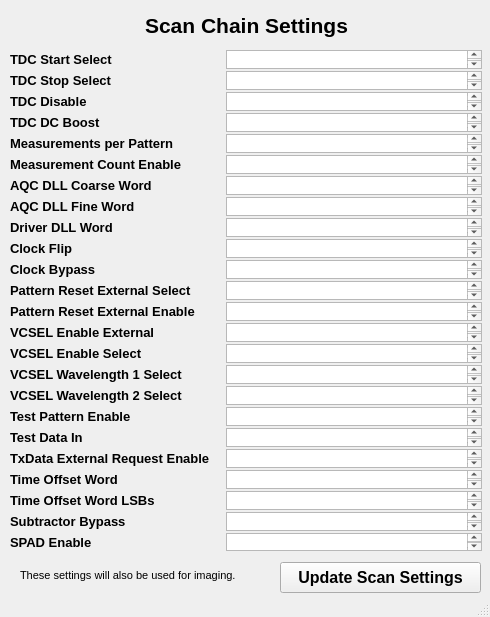
<?xml version="1.0" encoding="UTF-8"?>
<ui version="4.0">
 <class>MainWindow</class>
 <widget class="QMainWindow" name="MainWindow">
  <property name="geometry">
   <rect>
    <x>0</x>
    <y>0</y>
    <width>490</width>
    <height>617</height>
   </rect>
  </property>
  <property name="windowTitle">
   <string>MainWindow</string>
  </property>
  <widget class="QWidget" name="centralwidget">
   <widget class="QLabel" name="scanSettingsLabel">
    <property name="geometry">
     <rect>
      <x>6</x>
      <y>10</y>
      <width>481</width>
      <height>31</height>
     </rect>
    </property>
    <property name="font">
     <font>
      <pointsize>16</pointsize>
      <weight>75</weight>
      <bold>true</bold>
     </font>
    </property>
    <property name="text">
     <string>Scan Chain Settings</string>
    </property>
    <property name="alignment">
     <set>Qt::AlignCenter</set>
    </property>
   </widget>
   <widget class="QPushButton" name="updateScanSettingsButton">
    <property name="geometry">
     <rect>
      <x>280</x>
      <y>562</y>
      <width>201</width>
      <height>31</height>
     </rect>
    </property>
    <property name="font">
     <font>
      <pointsize>12</pointsize>
      <weight>75</weight>
      <bold>true</bold>
     </font>
    </property>
    <property name="text">
     <string>Update Scan Settings</string>
    </property>
   </widget>
   <widget class="QLabel" name="InfoLabel">
    <property name="geometry">
     <rect>
      <x>20</x>
      <y>560</y>
      <width>221</width>
      <height>31</height>
     </rect>
    </property>
    <property name="font">
     <font>
      <pointsize>8</pointsize>
     </font>
    </property>
    <property name="text">
     <string>These settings will also be used for imaging.</string>
    </property>
   </widget>
   <widget class="QWidget" name="">
    <property name="geometry">
     <rect>
      <x>10</x>
      <y>50</y>
      <width>472</width>
      <height>501</height>
     </rect>
    </property>
    <layout class="QVBoxLayout" name="verticalLayout">
     <property name="spacing">
      <number>2</number>
     </property>
     <item>
      <layout class="QHBoxLayout" name="horizontalLayout">
       <item>
        <widget class="QLabel" name="TDCStartSelectLabel">
         <property name="sizePolicy">
          <sizepolicy hsizetype="Expanding" vsizetype="Expanding">
           <horstretch>0</horstretch>
           <verstretch>0</verstretch>
          </sizepolicy>
         </property>
         <property name="font">
          <font>
           <pointsize>10</pointsize>
           <weight>75</weight>
           <bold>true</bold>
          </font>
         </property>
         <property name="text">
          <string>TDC Start Select</string>
         </property>
        </widget>
       </item>
       <item>
        <widget class="QPlainTextEdit" name="TDCStartSelectTextEdit">
         <property name="sizePolicy">
          <sizepolicy hsizetype="Preferred" vsizetype="Preferred">
           <horstretch>0</horstretch>
           <verstretch>0</verstretch>
          </sizepolicy>
         </property>
        </widget>
       </item>
      </layout>
     </item>
     <item>
      <layout class="QHBoxLayout" name="horizontalLayout_3">
       <item>
        <widget class="QLabel" name="TDCStopSelectLabel">
         <property name="sizePolicy">
          <sizepolicy hsizetype="Expanding" vsizetype="Expanding">
           <horstretch>0</horstretch>
           <verstretch>0</verstretch>
          </sizepolicy>
         </property>
         <property name="font">
          <font>
           <pointsize>10</pointsize>
           <weight>75</weight>
           <bold>true</bold>
          </font>
         </property>
         <property name="text">
          <string>TDC Stop Select</string>
         </property>
        </widget>
       </item>
       <item>
        <widget class="QPlainTextEdit" name="TDCStopSelectTextEdit">
         <property name="sizePolicy">
          <sizepolicy hsizetype="Preferred" vsizetype="Preferred">
           <horstretch>0</horstretch>
           <verstretch>0</verstretch>
          </sizepolicy>
         </property>
        </widget>
       </item>
      </layout>
     </item>
     <item>
      <layout class="QHBoxLayout" name="horizontalLayout_4">
       <item>
        <widget class="QLabel" name="TDCDisableLabel">
         <property name="sizePolicy">
          <sizepolicy hsizetype="Expanding" vsizetype="Expanding">
           <horstretch>0</horstretch>
           <verstretch>0</verstretch>
          </sizepolicy>
         </property>
         <property name="font">
          <font>
           <pointsize>10</pointsize>
           <weight>75</weight>
           <bold>true</bold>
          </font>
         </property>
         <property name="text">
          <string>TDC Disable</string>
         </property>
        </widget>
       </item>
       <item>
        <widget class="QPlainTextEdit" name="TDCDisableTextEdit">
         <property name="sizePolicy">
          <sizepolicy hsizetype="Preferred" vsizetype="Preferred">
           <horstretch>0</horstretch>
           <verstretch>0</verstretch>
          </sizepolicy>
         </property>
        </widget>
       </item>
      </layout>
     </item>
     <item>
      <layout class="QHBoxLayout" name="horizontalLayout_5">
       <item>
        <widget class="QLabel" name="TDCDCBoost">
         <property name="sizePolicy">
          <sizepolicy hsizetype="Expanding" vsizetype="Expanding">
           <horstretch>0</horstretch>
           <verstretch>0</verstretch>
          </sizepolicy>
         </property>
         <property name="font">
          <font>
           <pointsize>10</pointsize>
           <weight>75</weight>
           <bold>true</bold>
          </font>
         </property>
         <property name="text">
          <string>TDC DC Boost</string>
         </property>
        </widget>
       </item>
       <item>
        <widget class="QPlainTextEdit" name="TDCDCBoostTextEdit">
         <property name="sizePolicy">
          <sizepolicy hsizetype="Preferred" vsizetype="Preferred">
           <horstretch>0</horstretch>
           <verstretch>0</verstretch>
          </sizepolicy>
         </property>
        </widget>
       </item>
      </layout>
     </item>
     <item>
      <layout class="QHBoxLayout" name="horizontalLayout_6">
       <item>
        <widget class="QLabel" name="MeasPerPattLabel">
         <property name="sizePolicy">
          <sizepolicy hsizetype="Expanding" vsizetype="Expanding">
           <horstretch>0</horstretch>
           <verstretch>0</verstretch>
          </sizepolicy>
         </property>
         <property name="font">
          <font>
           <pointsize>10</pointsize>
           <weight>75</weight>
           <bold>true</bold>
          </font>
         </property>
         <property name="text">
          <string>Measurements per Pattern</string>
         </property>
        </widget>
       </item>
       <item>
        <widget class="QPlainTextEdit" name="MeasPerPattTextEdit">
         <property name="sizePolicy">
          <sizepolicy hsizetype="Preferred" vsizetype="Preferred">
           <horstretch>0</horstretch>
           <verstretch>0</verstretch>
          </sizepolicy>
         </property>
        </widget>
       </item>
      </layout>
     </item>
     <item>
      <layout class="QHBoxLayout" name="horizontalLayout_7">
       <item>
        <widget class="QLabel" name="MeasCountEnableLabel">
         <property name="sizePolicy">
          <sizepolicy hsizetype="Expanding" vsizetype="Expanding">
           <horstretch>0</horstretch>
           <verstretch>0</verstretch>
          </sizepolicy>
         </property>
         <property name="font">
          <font>
           <pointsize>10</pointsize>
           <weight>75</weight>
           <bold>true</bold>
          </font>
         </property>
         <property name="text">
          <string>Measurement Count Enable</string>
         </property>
        </widget>
       </item>
       <item>
        <widget class="QPlainTextEdit" name="MeasCountEnableTextEdit">
         <property name="sizePolicy">
          <sizepolicy hsizetype="Preferred" vsizetype="Preferred">
           <horstretch>0</horstretch>
           <verstretch>0</verstretch>
          </sizepolicy>
         </property>
        </widget>
       </item>
      </layout>
     </item>
     <item>
      <layout class="QHBoxLayout" name="horizontalLayout_8">
       <item>
        <widget class="QLabel" name="AQCDLLCoarseWordLabel">
         <property name="sizePolicy">
          <sizepolicy hsizetype="Expanding" vsizetype="Expanding">
           <horstretch>0</horstretch>
           <verstretch>0</verstretch>
          </sizepolicy>
         </property>
         <property name="font">
          <font>
           <pointsize>10</pointsize>
           <weight>75</weight>
           <bold>true</bold>
          </font>
         </property>
         <property name="text">
          <string>AQC DLL Coarse Word</string>
         </property>
        </widget>
       </item>
       <item>
        <widget class="QPlainTextEdit" name="AQCDLLCoarseWordTextEdit">
         <property name="sizePolicy">
          <sizepolicy hsizetype="Preferred" vsizetype="Preferred">
           <horstretch>0</horstretch>
           <verstretch>0</verstretch>
          </sizepolicy>
         </property>
        </widget>
       </item>
      </layout>
     </item>
     <item>
      <layout class="QHBoxLayout" name="horizontalLayout_9">
       <item>
        <widget class="QLabel" name="AQCDLLFineWordLabel">
         <property name="sizePolicy">
          <sizepolicy hsizetype="Expanding" vsizetype="Expanding">
           <horstretch>0</horstretch>
           <verstretch>0</verstretch>
          </sizepolicy>
         </property>
         <property name="font">
          <font>
           <pointsize>10</pointsize>
           <weight>75</weight>
           <bold>true</bold>
          </font>
         </property>
         <property name="text">
          <string>AQC DLL Fine Word</string>
         </property>
        </widget>
       </item>
       <item>
        <widget class="QPlainTextEdit" name="AQCDLLFineWordTextEdit">
         <property name="sizePolicy">
          <sizepolicy hsizetype="Preferred" vsizetype="Preferred">
           <horstretch>0</horstretch>
           <verstretch>0</verstretch>
          </sizepolicy>
         </property>
        </widget>
       </item>
      </layout>
     </item>
     <item>
      <layout class="QHBoxLayout" name="horizontalLayout_10">
       <item>
        <widget class="QLabel" name="DriverDLLWordLabel">
         <property name="sizePolicy">
          <sizepolicy hsizetype="Expanding" vsizetype="Expanding">
           <horstretch>0</horstretch>
           <verstretch>0</verstretch>
          </sizepolicy>
         </property>
         <property name="font">
          <font>
           <pointsize>10</pointsize>
           <weight>75</weight>
           <bold>true</bold>
          </font>
         </property>
         <property name="text">
          <string>Driver DLL Word</string>
         </property>
        </widget>
       </item>
       <item>
        <widget class="QPlainTextEdit" name="DriverDLLWordTextEdit">
         <property name="sizePolicy">
          <sizepolicy hsizetype="Preferred" vsizetype="Preferred">
           <horstretch>0</horstretch>
           <verstretch>0</verstretch>
          </sizepolicy>
         </property>
        </widget>
       </item>
      </layout>
     </item>
     <item>
      <layout class="QHBoxLayout" name="horizontalLayout_11">
       <item>
        <widget class="QLabel" name="ClkFlipLabel">
         <property name="sizePolicy">
          <sizepolicy hsizetype="Expanding" vsizetype="Expanding">
           <horstretch>0</horstretch>
           <verstretch>0</verstretch>
          </sizepolicy>
         </property>
         <property name="font">
          <font>
           <pointsize>10</pointsize>
           <weight>75</weight>
           <bold>true</bold>
          </font>
         </property>
         <property name="text">
          <string>Clock Flip</string>
         </property>
        </widget>
       </item>
       <item>
        <widget class="QPlainTextEdit" name="ClkFlipTextEdit">
         <property name="sizePolicy">
          <sizepolicy hsizetype="Preferred" vsizetype="Preferred">
           <horstretch>0</horstretch>
           <verstretch>0</verstretch>
          </sizepolicy>
         </property>
        </widget>
       </item>
      </layout>
     </item>
     <item>
      <layout class="QHBoxLayout" name="horizontalLayout_12">
       <item>
        <widget class="QLabel" name="ClkBypassLabel">
         <property name="sizePolicy">
          <sizepolicy hsizetype="Expanding" vsizetype="Expanding">
           <horstretch>0</horstretch>
           <verstretch>0</verstretch>
          </sizepolicy>
         </property>
         <property name="font">
          <font>
           <pointsize>10</pointsize>
           <weight>75</weight>
           <bold>true</bold>
          </font>
         </property>
         <property name="text">
          <string>Clock Bypass</string>
         </property>
        </widget>
       </item>
       <item>
        <widget class="QPlainTextEdit" name="ClkBypassTextEdit">
         <property name="sizePolicy">
          <sizepolicy hsizetype="Preferred" vsizetype="Preferred">
           <horstretch>0</horstretch>
           <verstretch>0</verstretch>
          </sizepolicy>
         </property>
        </widget>
       </item>
      </layout>
     </item>
     <item>
      <layout class="QHBoxLayout" name="horizontalLayout_13">
       <item>
        <widget class="QLabel" name="PattResetExtSelLabel">
         <property name="sizePolicy">
          <sizepolicy hsizetype="Expanding" vsizetype="Expanding">
           <horstretch>0</horstretch>
           <verstretch>0</verstretch>
          </sizepolicy>
         </property>
         <property name="font">
          <font>
           <pointsize>10</pointsize>
           <weight>75</weight>
           <bold>true</bold>
          </font>
         </property>
         <property name="text">
          <string>Pattern Reset External Select</string>
         </property>
        </widget>
       </item>
       <item>
        <widget class="QPlainTextEdit" name="PattResetExtSelTextEdit">
         <property name="sizePolicy">
          <sizepolicy hsizetype="Preferred" vsizetype="Preferred">
           <horstretch>0</horstretch>
           <verstretch>0</verstretch>
          </sizepolicy>
         </property>
        </widget>
       </item>
      </layout>
     </item>
     <item>
      <layout class="QHBoxLayout" name="horizontalLayout_14">
       <item>
        <widget class="QLabel" name="PattResetExtEnableLabel">
         <property name="sizePolicy">
          <sizepolicy hsizetype="Expanding" vsizetype="Expanding">
           <horstretch>0</horstretch>
           <verstretch>0</verstretch>
          </sizepolicy>
         </property>
         <property name="font">
          <font>
           <pointsize>10</pointsize>
           <weight>75</weight>
           <bold>true</bold>
          </font>
         </property>
         <property name="text">
          <string>Pattern Reset External Enable</string>
         </property>
        </widget>
       </item>
       <item>
        <widget class="QPlainTextEdit" name="PattResetExtSelTextEdit_2">
         <property name="sizePolicy">
          <sizepolicy hsizetype="Preferred" vsizetype="Preferred">
           <horstretch>0</horstretch>
           <verstretch>0</verstretch>
          </sizepolicy>
         </property>
        </widget>
       </item>
      </layout>
     </item>
     <item>
      <layout class="QHBoxLayout" name="horizontalLayout_15">
       <item>
        <widget class="QLabel" name="VCSELEnableExtLabel">
         <property name="sizePolicy">
          <sizepolicy hsizetype="Expanding" vsizetype="Expanding">
           <horstretch>0</horstretch>
           <verstretch>0</verstretch>
          </sizepolicy>
         </property>
         <property name="font">
          <font>
           <pointsize>10</pointsize>
           <weight>75</weight>
           <bold>true</bold>
          </font>
         </property>
         <property name="text">
          <string>VCSEL Enable External</string>
         </property>
        </widget>
       </item>
       <item>
        <widget class="QPlainTextEdit" name="VCSELEnableExtTextEdit">
         <property name="sizePolicy">
          <sizepolicy hsizetype="Preferred" vsizetype="Preferred">
           <horstretch>0</horstretch>
           <verstretch>0</verstretch>
          </sizepolicy>
         </property>
        </widget>
       </item>
      </layout>
     </item>
     <item>
      <layout class="QHBoxLayout" name="horizontalLayout_16">
       <item>
        <widget class="QLabel" name="VCSELEnableSelLabel">
         <property name="sizePolicy">
          <sizepolicy hsizetype="Expanding" vsizetype="Expanding">
           <horstretch>0</horstretch>
           <verstretch>0</verstretch>
          </sizepolicy>
         </property>
         <property name="font">
          <font>
           <pointsize>10</pointsize>
           <weight>75</weight>
           <bold>true</bold>
          </font>
         </property>
         <property name="text">
          <string>VCSEL Enable Select</string>
         </property>
        </widget>
       </item>
       <item>
        <widget class="QPlainTextEdit" name="VCSELEnableSelTextEdit">
         <property name="sizePolicy">
          <sizepolicy hsizetype="Preferred" vsizetype="Preferred">
           <horstretch>0</horstretch>
           <verstretch>0</verstretch>
          </sizepolicy>
         </property>
        </widget>
       </item>
      </layout>
     </item>
     <item>
      <layout class="QHBoxLayout" name="horizontalLayout_17">
       <item>
        <widget class="QLabel" name="VCSELWave1SelLabel">
         <property name="sizePolicy">
          <sizepolicy hsizetype="Expanding" vsizetype="Expanding">
           <horstretch>0</horstretch>
           <verstretch>0</verstretch>
          </sizepolicy>
         </property>
         <property name="font">
          <font>
           <pointsize>10</pointsize>
           <weight>75</weight>
           <bold>true</bold>
          </font>
         </property>
         <property name="text">
          <string>VCSEL Wavelength 1 Select</string>
         </property>
        </widget>
       </item>
       <item>
        <widget class="QPlainTextEdit" name="VCSELWave1SelTextEdit">
         <property name="sizePolicy">
          <sizepolicy hsizetype="Preferred" vsizetype="Preferred">
           <horstretch>0</horstretch>
           <verstretch>0</verstretch>
          </sizepolicy>
         </property>
        </widget>
       </item>
      </layout>
     </item>
     <item>
      <layout class="QHBoxLayout" name="horizontalLayout_18">
       <item>
        <widget class="QLabel" name="VCSELWave2SelLabel">
         <property name="sizePolicy">
          <sizepolicy hsizetype="Expanding" vsizetype="Expanding">
           <horstretch>0</horstretch>
           <verstretch>0</verstretch>
          </sizepolicy>
         </property>
         <property name="font">
          <font>
           <pointsize>10</pointsize>
           <weight>75</weight>
           <bold>true</bold>
          </font>
         </property>
         <property name="text">
          <string>VCSEL Wavelength 2 Select</string>
         </property>
        </widget>
       </item>
       <item>
        <widget class="QPlainTextEdit" name="VCSELWave2SelTextEdit">
         <property name="sizePolicy">
          <sizepolicy hsizetype="Preferred" vsizetype="Preferred">
           <horstretch>0</horstretch>
           <verstretch>0</verstretch>
          </sizepolicy>
         </property>
        </widget>
       </item>
      </layout>
     </item>
     <item>
      <layout class="QHBoxLayout" name="horizontalLayout_19">
       <item>
        <widget class="QLabel" name="TestPattEnableLabel">
         <property name="sizePolicy">
          <sizepolicy hsizetype="Expanding" vsizetype="Expanding">
           <horstretch>0</horstretch>
           <verstretch>0</verstretch>
          </sizepolicy>
         </property>
         <property name="font">
          <font>
           <pointsize>10</pointsize>
           <weight>75</weight>
           <bold>true</bold>
          </font>
         </property>
         <property name="text">
          <string>Test Pattern Enable</string>
         </property>
        </widget>
       </item>
       <item>
        <widget class="QPlainTextEdit" name="TestPattEnableTextEdit">
         <property name="sizePolicy">
          <sizepolicy hsizetype="Preferred" vsizetype="Preferred">
           <horstretch>0</horstretch>
           <verstretch>0</verstretch>
          </sizepolicy>
         </property>
        </widget>
       </item>
      </layout>
     </item>
     <item>
      <layout class="QHBoxLayout" name="horizontalLayout_20">
       <item>
        <widget class="QLabel" name="TestDataInLabel">
         <property name="sizePolicy">
          <sizepolicy hsizetype="Expanding" vsizetype="Expanding">
           <horstretch>0</horstretch>
           <verstretch>0</verstretch>
          </sizepolicy>
         </property>
         <property name="font">
          <font>
           <pointsize>10</pointsize>
           <weight>75</weight>
           <bold>true</bold>
          </font>
         </property>
         <property name="text">
          <string>Test Data In</string>
         </property>
        </widget>
       </item>
       <item>
        <widget class="QPlainTextEdit" name="TestDataInTextEdit">
         <property name="sizePolicy">
          <sizepolicy hsizetype="Preferred" vsizetype="Preferred">
           <horstretch>0</horstretch>
           <verstretch>0</verstretch>
          </sizepolicy>
         </property>
        </widget>
       </item>
      </layout>
     </item>
     <item>
      <layout class="QHBoxLayout" name="horizontalLayout_21">
       <item>
        <widget class="QLabel" name="TxDataExtRequestEnableLabel">
         <property name="sizePolicy">
          <sizepolicy hsizetype="Expanding" vsizetype="Expanding">
           <horstretch>0</horstretch>
           <verstretch>0</verstretch>
          </sizepolicy>
         </property>
         <property name="font">
          <font>
           <pointsize>10</pointsize>
           <weight>75</weight>
           <bold>true</bold>
          </font>
         </property>
         <property name="text">
          <string>TxData External Request Enable</string>
         </property>
        </widget>
       </item>
       <item>
        <widget class="QPlainTextEdit" name="TxDataExtRequestEnableTextEdit">
         <property name="sizePolicy">
          <sizepolicy hsizetype="Preferred" vsizetype="Preferred">
           <horstretch>0</horstretch>
           <verstretch>0</verstretch>
          </sizepolicy>
         </property>
        </widget>
       </item>
      </layout>
     </item>
     <item>
      <layout class="QHBoxLayout" name="horizontalLayout_22">
       <item>
        <widget class="QLabel" name="TimeOffsetWordLabel">
         <property name="sizePolicy">
          <sizepolicy hsizetype="Expanding" vsizetype="Expanding">
           <horstretch>0</horstretch>
           <verstretch>0</verstretch>
          </sizepolicy>
         </property>
         <property name="font">
          <font>
           <pointsize>10</pointsize>
           <weight>75</weight>
           <bold>true</bold>
          </font>
         </property>
         <property name="text">
          <string>Time Offset Word</string>
         </property>
        </widget>
       </item>
       <item>
        <widget class="QPlainTextEdit" name="TimeOffsetWordTextEdit">
         <property name="sizePolicy">
          <sizepolicy hsizetype="Preferred" vsizetype="Preferred">
           <horstretch>0</horstretch>
           <verstretch>0</verstretch>
          </sizepolicy>
         </property>
        </widget>
       </item>
      </layout>
     </item>
     <item>
      <layout class="QHBoxLayout" name="horizontalLayout_23">
       <item>
        <widget class="QLabel" name="TimeOffsetWordLSBsLabel">
         <property name="sizePolicy">
          <sizepolicy hsizetype="Expanding" vsizetype="Expanding">
           <horstretch>0</horstretch>
           <verstretch>0</verstretch>
          </sizepolicy>
         </property>
         <property name="font">
          <font>
           <pointsize>10</pointsize>
           <weight>75</weight>
           <bold>true</bold>
          </font>
         </property>
         <property name="text">
          <string>Time Offset Word LSBs</string>
         </property>
        </widget>
       </item>
       <item>
        <widget class="QPlainTextEdit" name="TimeOffsetWordLSBsTextEdit">
         <property name="sizePolicy">
          <sizepolicy hsizetype="Preferred" vsizetype="Preferred">
           <horstretch>0</horstretch>
           <verstretch>0</verstretch>
          </sizepolicy>
         </property>
        </widget>
       </item>
      </layout>
     </item>
     <item>
      <layout class="QHBoxLayout" name="horizontalLayout_24">
       <item>
        <widget class="QLabel" name="SubtractorBypassLabel">
         <property name="sizePolicy">
          <sizepolicy hsizetype="Expanding" vsizetype="Expanding">
           <horstretch>0</horstretch>
           <verstretch>0</verstretch>
          </sizepolicy>
         </property>
         <property name="font">
          <font>
           <pointsize>10</pointsize>
           <weight>75</weight>
           <bold>true</bold>
          </font>
         </property>
         <property name="text">
          <string>Subtractor Bypass</string>
         </property>
        </widget>
       </item>
       <item>
        <widget class="QPlainTextEdit" name="SubtractorBypassTextEdit">
         <property name="sizePolicy">
          <sizepolicy hsizetype="Preferred" vsizetype="Preferred">
           <horstretch>0</horstretch>
           <verstretch>0</verstretch>
          </sizepolicy>
         </property>
        </widget>
       </item>
      </layout>
     </item>
     <item>
      <layout class="QHBoxLayout" name="horizontalLayout_25">
       <item>
        <widget class="QLabel" name="SPADEnableLabel">
         <property name="sizePolicy">
          <sizepolicy hsizetype="Expanding" vsizetype="Expanding">
           <horstretch>0</horstretch>
           <verstretch>0</verstretch>
          </sizepolicy>
         </property>
         <property name="font">
          <font>
           <pointsize>10</pointsize>
           <weight>75</weight>
           <bold>true</bold>
          </font>
         </property>
         <property name="text">
          <string>SPAD Enable</string>
         </property>
        </widget>
       </item>
       <item>
        <widget class="QPlainTextEdit" name="SPADEnableTextEdit">
         <property name="sizePolicy">
          <sizepolicy hsizetype="Preferred" vsizetype="Preferred">
           <horstretch>0</horstretch>
           <verstretch>0</verstretch>
          </sizepolicy>
         </property>
        </widget>
       </item>
      </layout>
     </item>
    </layout>
   </widget>
  </widget>
  <widget class="QStatusBar" name="statusbar"/>
 </widget>
 <resources/>
 <connections/>
</ui>
